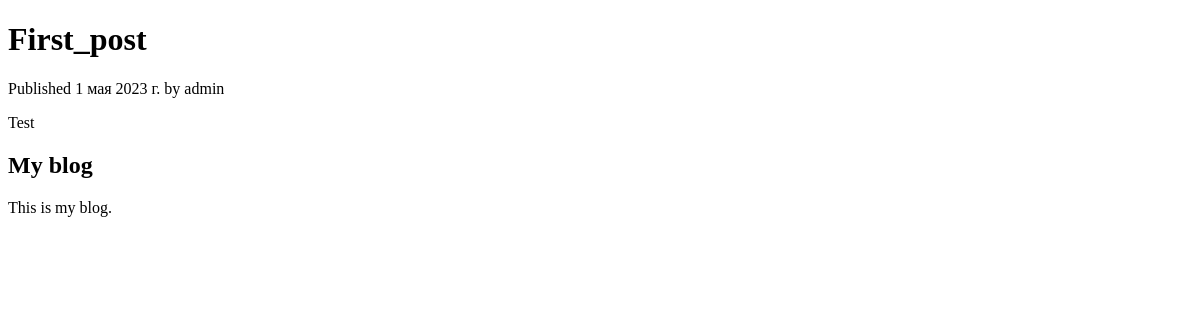
The app's page /blog/2023/5/1/first_post/, older data.
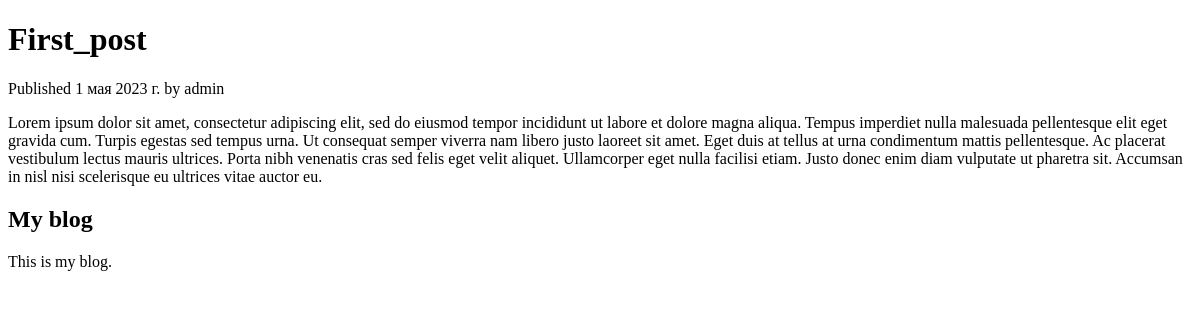
The same page, newer data.
### blog/models.py (models this page shows, shortened)
class Post(models.Model):
    STATUS_CHOICES = (
        ("draft", "Draft"),
        ("published", "Published"),
    )
    title = models.CharField("Заголовок", max_length=250)
    slug = models.SlugField("Слаг", max_length=100, unique_for_date="published_date")
    author = models.ForeignKey(User, on_delete=models.CASCADE, related_name="blog_post", verbose_name="Автор")
    text = models.TextField("Текст")
    published_date = models.DateField("Дата публикации", default=timezone.now())
    created_date = models.DateField("Дата создания", auto_now_add=True)
    updated_date = models.DateField("Дата обновления", auto_now=True)
    status = models.CharField("Статус", max_length=10, choices=STATUS_CHOICES, default="draft")
    objects = models.Manager()
    published = PublishedManager()
    class Meta:
        ordering = ("-published_date",)

### blog/views.py (the view)
# urls.py: path("<int:year>/<int:month>/<int:day>/<slug:post>/", post_detail, name="post_detail"),
def post_detail(request, year, month, day, post):
    post = get_object_or_404(
        Post,
        slug=post,
        status="published",
        published_date__year=year,
        published_date__month=month,
        published_date__day=day,
    )
    context = {
        "post": post,
    }
    return render(request, "blog/post_detail.html", context)

### blog/templates/blog/post_detail.html (shortened to what this page needs)
{% extends 'blog/base.html' %}
{% block content %}
    <h1>{{ post.title }}</h1>
    <p class="date">Published {{ post.published_date }} by {{ post.author }}</p>
    {{ post.text|linebreaks }}
{% endblock content %}

Row changes from the older to the newer data that the page shows:
changed Post "First_post": text "Test" → "Lorem ipsum dolor sit amet, consectetur adipiscing elit, sed do eiusmod tempor incididunt ut labore et dolore magna aliqua. Tempus imperdiet nulla malesuada pellentesque elit eget gravida cum. Turpis egestas sed tempus urna. Ut consequat semper viverra nam libero justo laoreet sit amet. Eget duis at tellus at urna condimentum mattis pellentesque. Ac placerat vestibulum lectus mauris ultrices. Porta nibh venenatis cras sed felis eget velit aliquet. Ullamcorper eget nulla facilisi etiam. Justo donec enim diam vulputate ut pharetra sit. Accumsan in nisl nisi scelerisque eu ultrices vitae auctor eu."
